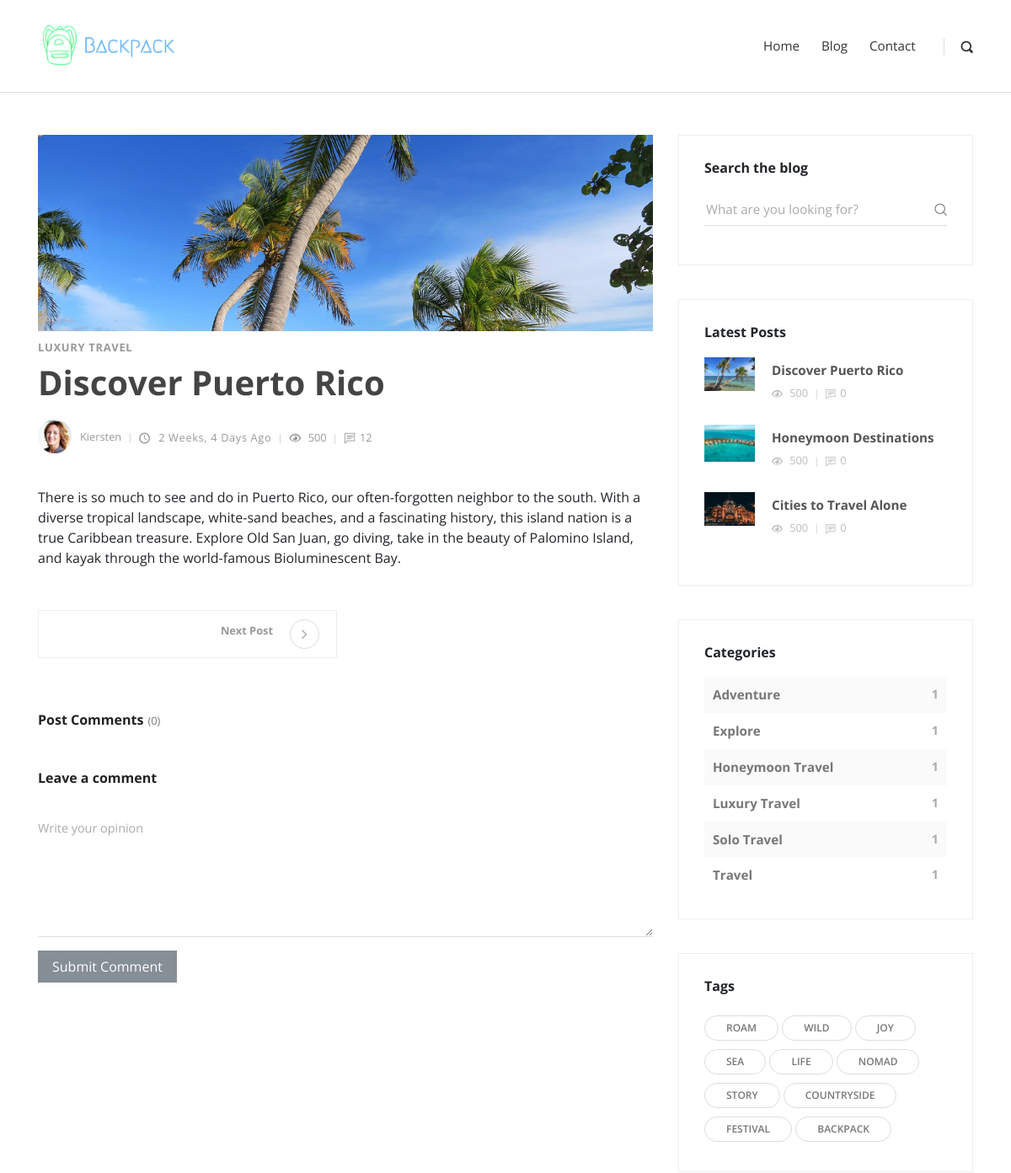
The page /article/discover-puerto-rico/ (signed in, upper part) on the database as committed earlier.
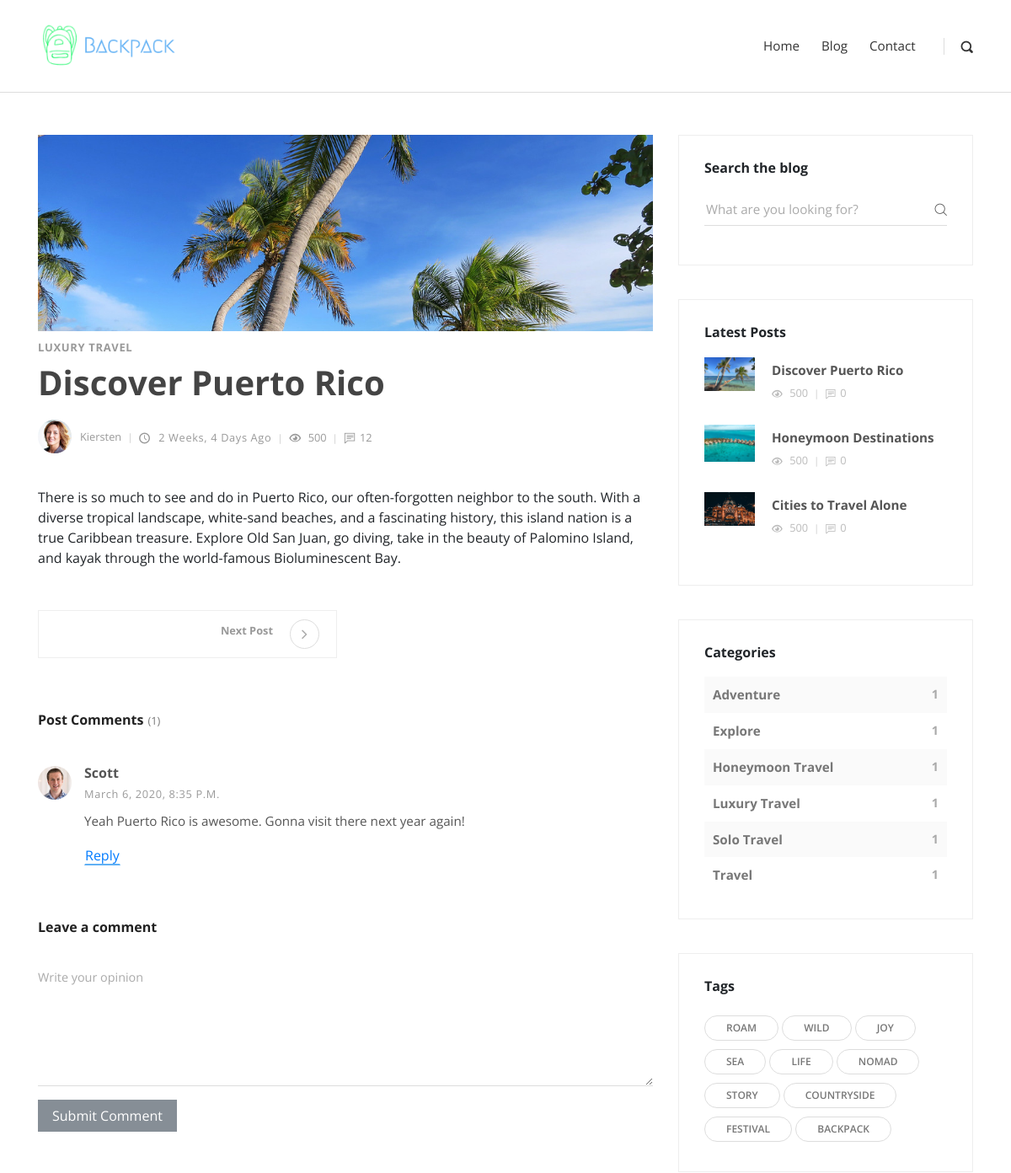
The same page on the database as committed later.
### posts/models.py (models this page shows, shortened)
class Category(models.Model):
    title = models.CharField(max_length=20)
    def __str__(self):
        return self.title

class Post(models.Model):
    title = models.CharField(max_length=100)
    slug = models.SlugField(max_length=200, unique=True, null=True, blank=True)
    overview = RichTextUploadingField(blank=True, null=True)
    timestamp = models.DateTimeField(auto_now_add=True)
    comment_count = models.IntegerField(default=0)
    author = models.ForeignKey(Author, on_delete=models.CASCADE)
    thumbnail = models.ImageField()
    categories = models.ManyToManyField(Category)
    tags = models.ManyToManyField(Tag)
    featured = models.BooleanField(default=False)
    def get_absolute_url(self):
        return reverse('post-detail', kwargs={
            'slug': self.slug
        })

class Tag(models.Model):
    title = models.CharField(max_length=20)

class Author(models.Model):
    user = models.OneToOneField(User, on_delete=models.CASCADE)
    profile_pic = models.ImageField(default="default_pro_pic.png", null=True, blank=True)
    def __str__(self):
        return self.user.username

class Comment(models.Model):
    post = models.ForeignKey(Post, on_delete=models.CASCADE)
    user = models.ForeignKey(User, on_delete=models.CASCADE)
    reply = models.ForeignKey('self', on_delete=models.CASCADE, null=True, blank=True, related_name="replies")
    comment = models.TextField(max_length=200)
    timestamp = models.DateTimeField(auto_now_add=True)

### posts/views.py (the view)
# urls.py: path('article/<slug:slug>/', post, name='post-detail'),
def post(request, slug):
    post = get_object_or_404(Post, slug=slug)
    comments = Comment.objects.filter(post=post, reply=None).order_by('-id')
    form = CommentForm(request.POST or None)
    if request.method == "POST":
        if form.is_valid():
            reply_id = request.POST.get('comment_id')
            if reply_id:
                qs = Comment.objects.get(id=reply_id)
            else:
                None
            form.instance.user = request.user
            form.instance.post = post
            form.instance.reply = qs
            form.save()
            return HttpResponseRedirect(post.get_absolute_url())
    else:
        form = CommentForm()
    recent = Post.objects.order_by('-timestamp')[0:3]
    category_count = Post.objects.values('categories__title').annotate(Count('categories__title'))
    tags = Tag.objects.all()
    context = {
        'post':post,
        'comments':comments,
        'recent_post_list':recent,
        'category_count':category_count,
        'tags_list':tags,
        'form':form,
    }
    return render(request, 'post.html', context)

### posts/forms.py
class CommentForm(forms.ModelForm):
    comment = forms.CharField(label="", widget=forms.Textarea(attrs={
        'class':'form-control',
        'placeholder':'Write your opinion',
        'id': 'usercomment',
        'rows':'4'
    }))
    class Meta:
        model = Comment
        fields = ('comment',)

### templates/post.html (shortened to what the changed rows need)
{% extends "base.html" %}
{% load static %}
{% block content %}
<div class="container">
  <div class="row">
    <main class="post blog-post col-lg-8">
      <div class="container">
        <div class="post-single">
          <div class="post-thumbnail"><img src="{{ post.thumbnail.url }}" alt="..." class="img-fluid"></div>
          <div class="post-details">
            <div class="post-meta d-flex justify-content-between">
              {% for cat in post.categories.all %}
              <div class="category">
                <a href="#">{{ cat }}</a>
              </div>
              {% endfor %}
            </div>
            <h1>{{ post.title }}<a href="#"></a></h1>
            <div class="post-footer d-flex align-items-center flex-column flex-sm-row"><a href="#"
                class="author d-flex align-items-center flex-wrap">
                <div class="avatar"><img src="{{ post.author.profile_pic.url }}" alt="..." class="img-fluid"></div>
                <div class="title"><span>{{ post.author }}</span></div>
              </a>
              <div class="d-flex align-items-center flex-wrap">
                <div class="date"><i class="icon-clock"></i> {{ post.timestamp | timesince }} ago</div>
                <div class="views"><i class="icon-eye"></i> 500</div>
                <div class="comments meta-last"><i class="icon-comment"></i>12</div>
              </div>
            </div>
            <div class="post-body">
              {{ post.overview | safe }}
            </div>
            <div class="posts-nav d-flex justify-content-between align-items-stretch flex-column flex-md-row">
              {% if post.get_previous_by_timestamp %}
              <a href="{% url 'post-detail' post.get_previous_by_timestamp.slug %}" class="next-post text-right d-flex align-items-center justify-content-end">
              </a>
              {% endif %}
            </div>
            <div class="post-comments">
              <header>
                <h3 class="h6">Post Comments<span class="no-of-comments">({{ comments.count }})</span></h3>
              </header>
              {% for comment in comments %}
              <div class="comment">
                <div class="comment-header d-flex justify-content-between">
                  <div class="user d-flex align-items-center">
                    <div class="image">
                      {% if comment.user.author %}
                        {% if comment.user.author.profile_pic %}
                        <img src="{{ comment.user.author.profile_pic.url }}" alt="..." class="img-fluid rounded-circle">
                        {% else %}
                        <img src="{% static 'img/user.svg' %}" alt="..." class="img-fluid rounded-circle">
                        {% endif %}
                      {% endif %}
                    </div>
                    <div class="title"><strong>{{ comment.user }}</strong><span class="date">{{ comment.timestamp }}</span></div>
                  </div>
                </div>
                <div class="comment-body">
                  <p>{{ comment.comment }}</p>
                  <button type="button" class="reply-link btn btn-link">Reply</button>
                </div>
              </div>
              {% endfor %}
            </div>
            {% if request.user.is_authenticated %}
            <div class="add-comment">
              <header>
              </header>
              <form action="" method="POST" class="commenting-form">
              </form>
            </div>
            {% endif %}
          </div>
        </div>
      </div>
    </main>
    {% include 'sidebar.html' with recent_post_list=recent_post_list category_count=category_count tags_list=tags_list %}
  </div>
</div>
{% endblock content %}

### templates/sidebar.html
<aside class="col-lg-4">
    <div class="widget search">
        <header>
            <h3 class="h6">Search the blog</h3>
        </header>
        <form action="{% url 'search-result' %}" class="search-form">
            <div class="form-group">
                <input type="text" name="q" placeholder="What are you looking for?">
                <button type="submit" class="submit"><i class="icon-search"></i></button>
            </div>
        </form>
    </div>
    <div class="widget latest-posts">
        <header>
            <h3 class="h6">Latest Posts</h3>
        </header>
        <div class="blog-posts">
            {% for recent_post in recent_post_list %}
            <a href="{{ recent_post.get_absolute_url }}">
                <div class="item d-flex align-items-center">
                    <div class="image"><img src="{{ recent_post.thumbnail.url }}" alt="..." class="img-fluid"></div>
                    <div class="title"><strong>{{ recent_post.title }}</strong>
                        <div class="d-flex align-items-center">
                            <div class="views"><i class="icon-eye"></i> 500</div>
                            <div class="comments"><i class="icon-comment"></i>{{ recent_post.comment_count }}</div>
                        </div>
                    </div>
                </div>
            </a>
            {% endfor %}
        </div>
    </div>
    <div class="widget categories">
        <header>
            <h3 class="h6">Categories</h3>
        </header>
        {% for category in category_count %}
        <div class="item d-flex justify-content-between">
            <a href="#">{{ category.categories__title }}</a>
            <span>
                {{ category.categories__title__count }}
            </span>
        </div>
        {% endfor %}
    </div>
    <div class="widget tags">
        <header>
            <h3 class="h6">Tags</h3>
        </header>
        <ul class="list-inline">
            {% for tag in tags_list%}
            <li class="list-inline-item tag">{{ tag.title }}</li>
            {% endfor %}
        </ul>
    </div>
</aside>

Rows that differ between the two databases and show on the page:
added Comment: user.author.profile_pic (picture), user "Scott", timestamp "March 6, 2020, 8:35 P.m.", comment "Yeah Puerto Rico is awesome. Gonna visit there next year again!"
Other text that changed with them:
{{ comments.count }}: "0" → "1"
